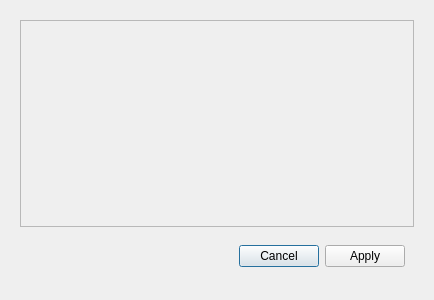
<?xml version="1.0" encoding="UTF-8"?>
<ui version="4.0">
 <class>Dialog</class>
 <widget class="QDialog" name="Dialog">
  <property name="geometry">
   <rect>
    <x>0</x>
    <y>0</y>
    <width>434</width>
    <height>300</height>
   </rect>
  </property>
  <property name="windowTitle">
   <string>Dialog</string>
  </property>
  <layout class="QVBoxLayout" name="verticalLayout">
   <item>
    <widget class="QScrollArea" name="scroll_area_my">
     <property name="frameShape">
      <enum>QFrame::NoFrame</enum>
     </property>
     <property name="widgetResizable">
      <bool>true</bool>
     </property>
     <widget class="QWidget" name="scrollAreaWidgetContents">
      <property name="geometry">
       <rect>
        <x>0</x>
        <y>0</y>
        <width>416</width>
        <height>282</height>
       </rect>
      </property>
      <layout class="QVBoxLayout" name="verticalLayout_2">
       <item>
        <widget class="QFrame" name="check_buttons_frame">
         <property name="frameShape">
          <enum>QFrame::StyledPanel</enum>
         </property>
         <property name="frameShadow">
          <enum>QFrame::Raised</enum>
         </property>
        </widget>
       </item>
       <item>
        <widget class="QFrame" name="frame">
         <property name="maximumSize">
          <size>
           <width>16777215</width>
           <height>47</height>
          </size>
         </property>
         <property name="frameShape">
          <enum>QFrame::NoFrame</enum>
         </property>
         <property name="frameShadow">
          <enum>QFrame::Raised</enum>
         </property>
         <layout class="QHBoxLayout" name="horizontalLayout">
          <item>
           <spacer name="horizontalSpacer">
            <property name="orientation">
             <enum>Qt::Horizontal</enum>
            </property>
            <property name="sizeHint" stdset="0">
             <size>
              <width>177</width>
              <height>20</height>
             </size>
            </property>
           </spacer>
          </item>
          <item>
           <widget class="QPushButton" name="select_from_chbut_cansel_button">
            <property name="text">
             <string>Cancel</string>
            </property>
           </widget>
          </item>
          <item>
           <widget class="QPushButton" name="select_from_chbut_apply_button">
            <property name="text">
             <string>Apply</string>
            </property>
           </widget>
          </item>
         </layout>
        </widget>
       </item>
      </layout>
     </widget>
    </widget>
   </item>
  </layout>
 </widget>
 <resources/>
 <connections/>
</ui>
